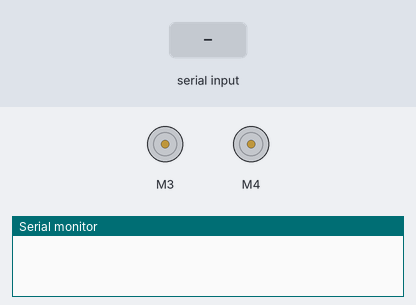
A sketch run on a simulated Arduino Uno, built with avr-gcc and run on an emulated ATmega328P. Parts: 2 × DC motor (green arrow = forward, orange = backward, longer = faster), the last lines printed to the serial monitor. The inputs (shaded band) are chosen by the test bench.

Above: at 1.2 s.
1.3 s: "90,45\n" received over the second serial link
At 2.5 s:
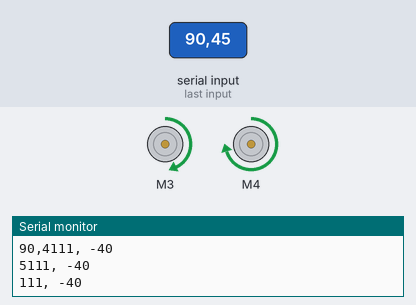
2.8 s: "1\n" received over the second serial link
Timing chart, 0 to 5.8 s (numbered marks = the images above; inputs shaded):
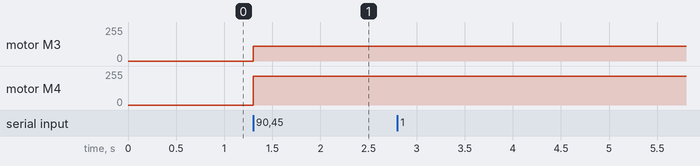

The sketch:

BOT_OS.ino
```cpp
#include <AFMotor.h>
#include <SPI.h>
#define MAX_SPEED 0.4

int counter = 0;
char data[6];

#include <SoftwareSerial.h>
SoftwareSerial BTserial(A1, A2); // RX | TX
// Connect the HC-05 TX to Arduino pin A1 RX.
// Connect the HC-05 RX to Arduino pin A2 TX through a voltage divider.
//

char c = ' ';
AF_DCMotor motor1(3);
AF_DCMotor motor2(4);
void setup()
{
  Serial.begin(9600);
    // HC-05 default serial speed for commincation mode is 9600
    BTserial.begin(9600);
}

void loop()
{

    // Keep reading from HC-05 and send to Arduino Serial Monitor
    if (BTserial.available())
    {
        c = BTserial.read();
        if (c == '!'){
          counter = 0;
        }
        else{
          if (counter > 2){
            if(counter == 3)
              data[counter] = c;
              Serial.print(c);
              doSomething();
          }
          else{
            data[counter] = c;
            counter++;
            Serial.print(c);
          }
        }
    }
}
float rt2ov2 = sqrt(2)/2;
float hyp;

void doSomething(){
  int x = 0;
  int y = 0;
  x = ((data[0] - '0')) * (int)(26*MAX_SPEED);
  y = ((data[2] - '0')) * (int)(26*MAX_SPEED);

  if (x > 0)
    x += 21;
  if (y > 0)
    y += 21;

  if (data[1] == '1')
    motor1.run(BACKWARD);
  else
    motor1.run(FORWARD);

  if (data[3] == '1')
    motor2.run(BACKWARD);
  else
    motor2.run(FORWARD);
  motor1.setSpeed(x);
  motor2.setSpeed(y);

    Serial.print(x);
  Serial.write(", ");
  Serial.print(y);
  Serial.write("\n");
}
```

Measured:
- after the input at 1.3 s, motor M3: stopped → forward 111/255 at once; motor M4: stopped → forward 216/255 at once
